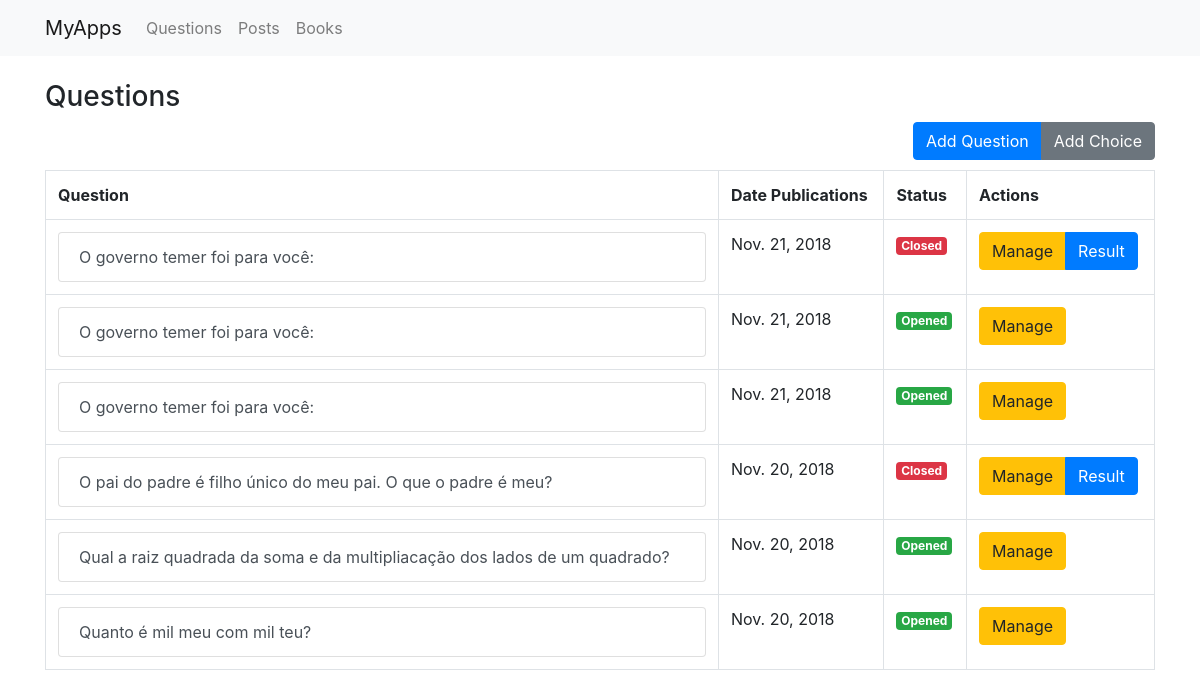
Screenshot of /questions/ with the database file from the repository.
### pools/models.py (models this page shows, shortened)
class Question(models.Model):
    question_text =  models.CharField(max_length=200)
    closed =  models.BooleanField(default=False)
    pub_date = models.DateField(null=True)
    def __str__(self):
        return self.question_text

### pools/views.py (the view)
# urls.py: 2. Add a URL to urlpatterns:  path('', views.home, name='home')
def home(request):
    return  render(request,'index.html',{"questions": Question.objects.order_by('-pub_date')})

### pools/templates/index.html (shortened to what this page needs)
{% extends "base.html" %}
{% block body %}
<div class="panel panel-primary">
    <h3>Questions</h3>
    <div class="panel-body">
        <div class="btn-group btn-add" role="group">
            <a href="{% url 'question_add' %}" class="btn btn-primary">Add Question</a>
            <a href="{% url 'choice_add' %}" class="btn btn-secondary">Add Choice</a>
        </div>
        {%if questions %}
        <table class="table table-bordered">
            <tr>
                <th>Question</th>
                <th>Date Publications</th>
                <th>Status</th>
                <th>Actions</th>
            </tr>
            {% for question in questions %}
            <tr>
                <td><a href="{% url 'exibir_question' question.id %}" class="list-group-item list-group-item-action"
                       data-toggle="tooltip" data-placement="top" title="Clique aqui para responder">{{question}}</a>
                </td>
                <td>{{question.pub_date}}</td>
                <td>
                    {% if question.closed %}
                    <small class="badge badge-danger">Closed</small>
                    {% else %}
                    <small class="badge badge-success">Opened</small>
                    {% endif%}
                </td>
                <td>
                    <div class="btn-group" role="group">
                        <a href="{% url 'manage' question.id %}" class="btn btn-warning">Manage</a>
                        {% if question.closed %}
                        <a href="{% url 'result' question.id %}" class="btn btn-primary">Result</a>
                        {% endif %}
                    </div>
                </td>
            </tr>
            {% endfor %}
        </table>
        {% endif %}
    </div>
</div>
{% endblock %}

### pools/static/styles/main.css (style rules this page uses)
.btn-add { float: right; margin-bottom: 10px; }

### rows the page displays
Question: question_text "O governo temer foi para você:", pub_date "Nov. 21, 2018", closed "Closed"
Question: question_text "O governo temer foi para você:", pub_date "Nov. 21, 2018", closed "Opened"
Question: question_text "O governo temer foi para você:", pub_date "Nov. 21, 2018", closed "Opened"
Question: question_text "O pai do padre é filho único do meu pai. O que o padre é meu?", pub_date "Nov. 20, 2018", closed "Closed"
Question: question_text "Qual a raiz quadrada da soma e da multipliacação dos lados de um quadrado?", pub_date "Nov. 20, 2018", closed "Opened"
Question: question_text "Quanto é mil meu com mil teu?", pub_date "Nov. 20, 2018", closed "Opened"
